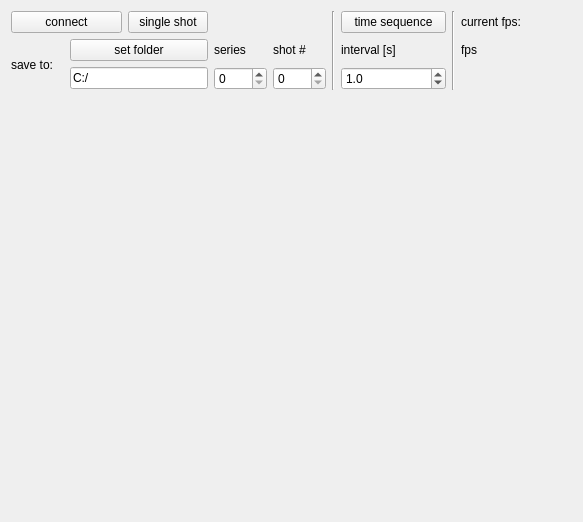
<?xml version="1.0" encoding="UTF-8"?>
<ui version="4.0">
 <class>MainWindow</class>
 <widget class="QMainWindow" name="MainWindow">
  <property name="geometry">
   <rect>
    <x>0</x>
    <y>0</y>
    <width>583</width>
    <height>522</height>
   </rect>
  </property>
  <property name="windowTitle">
   <string>MainWindow</string>
  </property>
  <widget class="QWidget" name="centralWidget">
   <layout class="QGridLayout" name="gridLayout">
    <item row="1" column="1" colspan="2">
     <widget class="QPushButton" name="folderButton">
      <property name="text">
       <string>set folder</string>
      </property>
     </widget>
    </item>
    <item row="0" column="5" rowspan="3">
     <widget class="Line" name="line">
      <property name="orientation">
       <enum>Qt::Vertical</enum>
      </property>
     </widget>
    </item>
    <item row="2" column="6" colspan="2">
     <widget class="QDoubleSpinBox" name="seqBox">
      <property name="decimals">
       <number>1</number>
      </property>
      <property name="value">
       <double>1.000000000000000</double>
      </property>
     </widget>
    </item>
    <item row="2" column="3">
     <widget class="QSpinBox" name="seriesBox"/>
    </item>
    <item row="1" column="9" colspan="2">
     <widget class="QLabel" name="fpsLabel">
      <property name="text">
       <string>fps</string>
      </property>
     </widget>
    </item>
    <item row="2" column="1" colspan="2">
     <widget class="QLineEdit" name="pathLine">
      <property name="text">
       <string>C:/</string>
      </property>
     </widget>
    </item>
    <item row="0" column="0" colspan="2">
     <widget class="QPushButton" name="connectButton">
      <property name="text">
       <string>connect</string>
      </property>
     </widget>
    </item>
    <item row="0" column="8" rowspan="3">
     <widget class="Line" name="line_2">
      <property name="orientation">
       <enum>Qt::Vertical</enum>
      </property>
     </widget>
    </item>
    <item row="1" column="6" colspan="2">
     <widget class="QLabel" name="label_6">
      <property name="text">
       <string>interval [s]</string>
      </property>
     </widget>
    </item>
    <item row="0" column="2">
     <widget class="QPushButton" name="shotButton">
      <property name="text">
       <string>single shot</string>
      </property>
      <property name="checkable">
       <bool>false</bool>
      </property>
     </widget>
    </item>
    <item row="1" column="0" rowspan="2">
     <widget class="QLabel" name="label">
      <property name="text">
       <string>save to:</string>
      </property>
     </widget>
    </item>
    <item row="1" column="4">
     <widget class="QLabel" name="label_4">
      <property name="text">
       <string>shot #</string>
      </property>
     </widget>
    </item>
    <item row="0" column="6" colspan="2">
     <widget class="QPushButton" name="seqButton">
      <property name="text">
       <string>time sequence</string>
      </property>
      <property name="checkable">
       <bool>false</bool>
      </property>
     </widget>
    </item>
    <item row="1" column="3">
     <widget class="QLabel" name="label_3">
      <property name="text">
       <string>series</string>
      </property>
     </widget>
    </item>
    <item row="0" column="9" colspan="2">
     <widget class="QLabel" name="label_5">
      <property name="text">
       <string>current fps:</string>
      </property>
     </widget>
    </item>
    <item row="2" column="4">
     <widget class="QSpinBox" name="shotBox"/>
    </item>
    <item row="3" column="0" colspan="11">
     <widget class="QLabel" name="liveLable">
      <property name="sizePolicy">
       <sizepolicy hsizetype="Expanding" vsizetype="Expanding">
        <horstretch>0</horstretch>
        <verstretch>0</verstretch>
       </sizepolicy>
      </property>
      <property name="text">
       <string/>
      </property>
     </widget>
    </item>
   </layout>
  </widget>
 </widget>
 <layoutdefault spacing="6" margin="11"/>
 <resources/>
 <connections/>
</ui>
